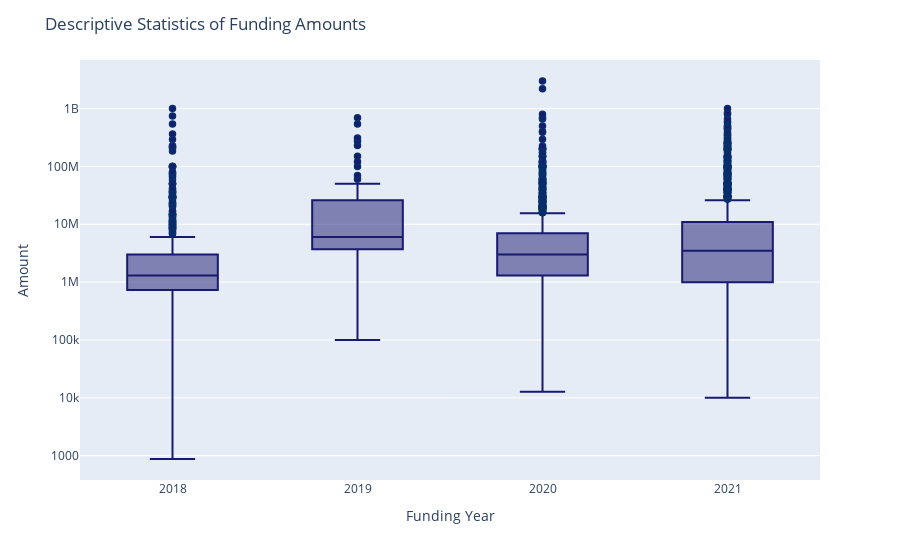

The code cell stored with this chart in its notebook:
### Code cell
fig = px.box(data, x='Funding Year', y='Amount')
fig.update_traces(marker_color='midnightblue', marker_line_color='rgb(8, 48, 107)',
                  marker_line_width=1.5)
fig.update_layout(title_text='Descriptive Statistics of Funding Amounts', yaxis_type='log')
fig.show()

### Figure 1 — Plotly figure (JSON) as saved in the notebook; plotly's stock layout.template omitted (floating-point values rounded to 4 significant figures; data arrays with more than 128 entries replaced by an {"elided": "..."} marker saying what was removed)
{"data": [{"alignmentgroup": "True", "hovertemplate": "Funding Year=%{x}<br>Amount=%{y}<extra></extra>", "legendgroup": "", "marker": {"color": "midnightblue", "line": {"color": "rgb(8, 48, 107)", "width": 1.5}}, "name": "", "notched": false, "offsetgroup": "", "orientation": "v", "showlegend": false, "type": "box", "x": {"elided": "2856 int values"}, "x0": " ", "xaxis": "x", "y": {"elided": "2856 float values"}, "y0": " ", "yaxis": "y"}], "layout": {"boxmode": "group", "legend": {"tracegroupgap": 0}, "margin": {"t": 60}, "title": {"text": "Descriptive Statistics of Funding Amounts"}, "xaxis": {"anchor": "y", "domain": [0, 1], "title": {"text": "Funding Year"}}, "yaxis": {"anchor": "x", "domain": [0, 1], "title": {"text": "Amount"}, "type": "log"}}}
